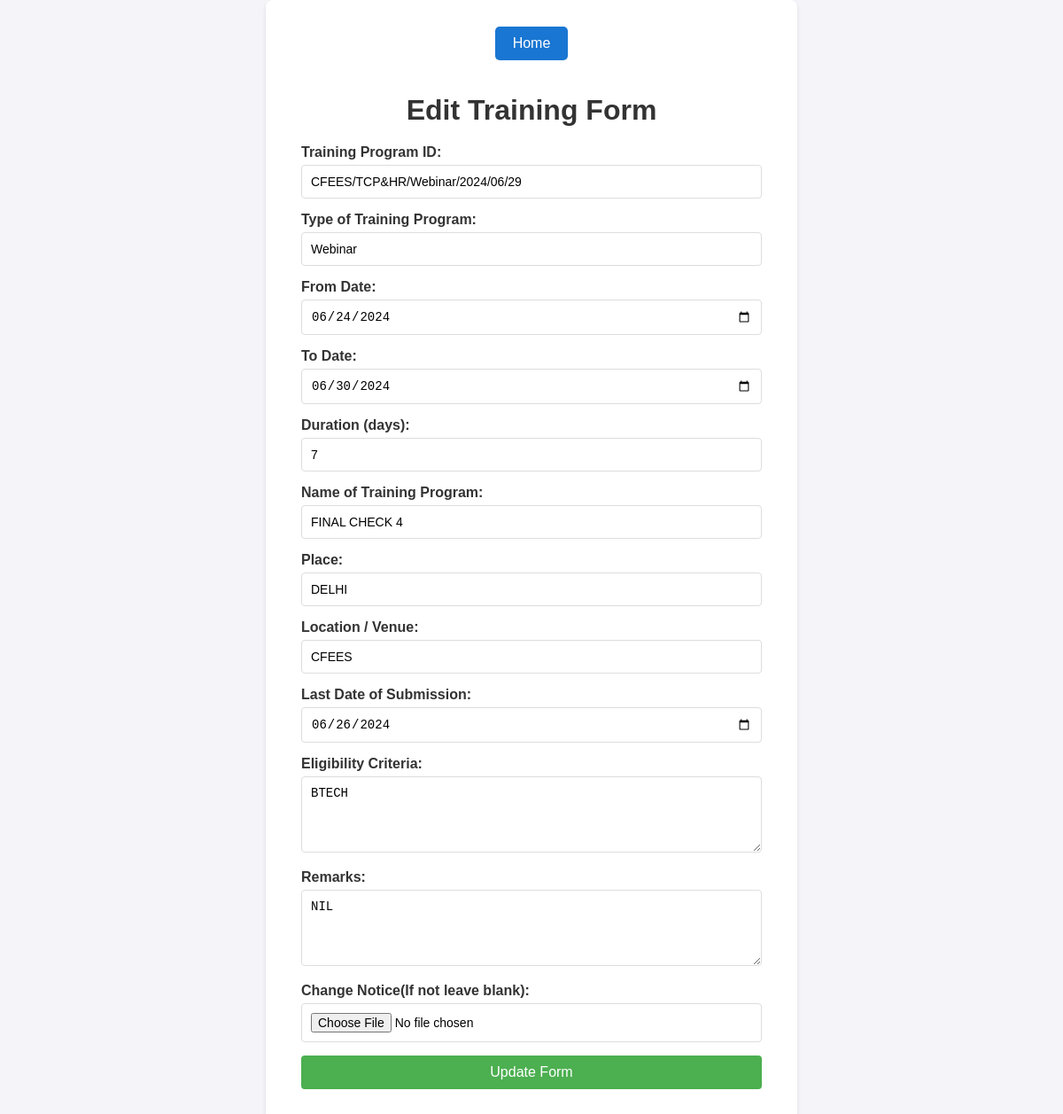
Screenshot of /edit_training.php?training_id=29 (signed in) with the database file from the repository.
### tables this page shows
CREATE TABLE `training_forms` (
  `id` int(11) NOT NULL,
  `seminar_id` varchar(255) NOT NULL,
  `from_date` date NOT NULL,
  `to_date` date NOT NULL,
  `duration` int(11) NOT NULL,
  `name_of_seminar` varchar(255) NOT NULL,
  `place` varchar(255) NOT NULL,
  `last_date_of_submission` date NOT NULL,
  `eligibility_criteria` text NOT NULL,
  `remarks` text DEFAULT NULL,
  `notice` varchar(255) DEFAULT NULL,
  `type_of_event` text NOT NULL,
  `location` varchar(255) NOT NULL
);

### edit_training.php (the view, shortened to what this page needs)
<?php
$servername = "localhost";
$usernameDB = "root";
$passwordDB = "";
$dbname = "permission_request_system";
$conn = new mysqli($servername, $usernameDB, $passwordDB, $dbname);
if ($_SERVER['REQUEST_METHOD'] === 'GET' && isset($_GET['training_id'])) {
    $trainingId = $_GET['training_id'];
    $sql = "SELECT * FROM training_forms WHERE id = ?";
    $stmt = $conn->prepare($sql);
    $stmt->bind_param("i", $trainingId);
    $stmt->execute();
    $result = $stmt->get_result();
    if ($result->num_rows > 0) {
        $training = $result->fetch_assoc();
    } else {
        echo "Training form not found.";
        exit;
    }
}
?>
<!DOCTYPE html>
<html lang="en">
<head>
</head>
<body>
<div class="container">
<?php include 'home_button.php'; ?>
<br>
    <h1>Edit Training Form</h1>
    <form action="edit_training.php" method="POST" enctype="multipart/form-data">
        <div class="form-group">
            <label for="seminar_id">Training Program ID:</label>
            <input type="text" id="seminar_id" name="seminar_id" value="<?php echo htmlspecialchars($training['seminar_id']); ?>" readonly>
        </div>
        <div class="form-group">
                <label for="type_of_event">Type of Training Program:</label>
                <input type="text" id="type_of_event" name="type_of_event" value="<?php echo htmlspecialchars($training['type_of_event']); ?>" readonly>
        </div>
        <div class="form-group">
            <label for="from_date">From Date:</label>
            <input type="date" id="from_date" name="from_date" value="<?php echo htmlspecialchars($training['from_date']); ?>" required>
        </div>
        <div class="form-group">
            <label for="to_date">To Date:</label>
            <input type="date" id="to_date" name="to_date" value="<?php echo htmlspecialchars($training['to_date']); ?>" required>
        </div>
        <div class="form-group">
            <label for="duration">Duration (days):</label>
            <input type="number" id="duration" name="duration" value="<?php echo htmlspecialchars($training['duration']); ?>" required readonly>
        </div>
        <div class="form-group">
            <label for="name_of_seminar">Name of Training Program:</label>
            <input type="text" id="name_of_seminar" name="name_of_seminar" value="<?php echo htmlspecialchars($training['name_of_seminar']); ?>" required>
        </div>
        <div class="form-group">
            <label for="place">Place:</label>
            <input type="text" id="place" name="place" value="<?php echo htmlspecialchars($training['place']); ?>" required>
        </div>
        <div class="form-group">
            <label for="location">Location / Venue:</label>
            <input type="text" id="location" name="location" value="<?php echo htmlspecialchars($training['location']); ?>" required>
        </div>
        <div class="form-group">
            <label for="last_date_of_submission">Last Date of Submission:</label>
            <input type="date" id="last_date_of_submission" name="last_date_of_submission" value="<?php echo htmlspecialchars($training['last_date_of_submission']); ?>" required>
        </div>
        <div class="form-group">
            <label for="eligibility_criteria">Eligibility Criteria:</label>
            <textarea id="eligibility_criteria" name="eligibility_criteria" rows="4" required><?php echo htmlspecialchars($training['eligibility_criteria']); ?></textarea>
        </div>
        <div class="form-group">
            <label for="remarks">Remarks:</label>
            <textarea id="remarks" name="remarks" rows="4"><?php echo htmlspecialchars($training['remarks']); ?></textarea>
        </div>
        <div class="form-group">
            <label for="notice">Change Notice(If not leave blank):</label>
            <input type="file" id="notice" name="notice">
        </div>
        <div class="form-group">
            <button type="submit">Update Form</button>
        </div>
    </form>
</div>
</body>
</html>

### edit_training.php (style rules this page uses)
* { box-sizing: border-box; margin: 0; padding: 0; }
body { font-family: 'Arial', sans-serif; background-color: #f4f4f9; display: flex; justify-content: center; align-items: center; min-height: 100vh; }
.container { background-color: #fff; padding: 20px 40px; border-radius: 8px; box-shadow: 0 2px 4px rgba(0, 0, 0, 0.1); max-width: 600px; width: 100%; }
h1 { text-align: center; margin-bottom: 20px; color: #333; }
.form-group { margin-bottom: 15px; }
.form-group label { display: block; margin-bottom: 5px; color: #333; font-weight: bold; }
.form-group input, .form-group textarea, .form-group select { width: 100%; padding: 10px; border: 1px solid #ddd; border-radius: 4px; font-size: 14px; }
.form-group textarea { resize: vertical; }
.form-group button { background-color: #4CAF50; color: white; padding: 10px 20px; border: none; border-radius: 4px; cursor: pointer; font-size: 16px; display: block; width: 100%; }

### rows the page displays
training_forms: seminar_id "CFEES/TCP&HR/Webinar/2024/06/29", type_of_event "Webinar", from_date "06/24/2024", to_date "06/30/2024", duration "7", name_of_seminar "FINAL CHECK 4", place "DELHI", location "CFEES", last_date_of_submission "06/26/2024", eligibility_criteria "BTECH", remarks "NIL"
